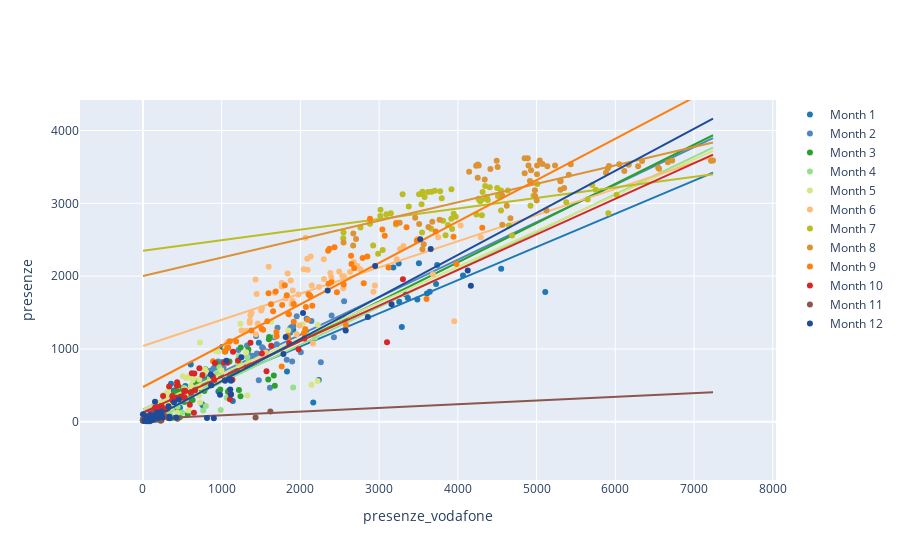
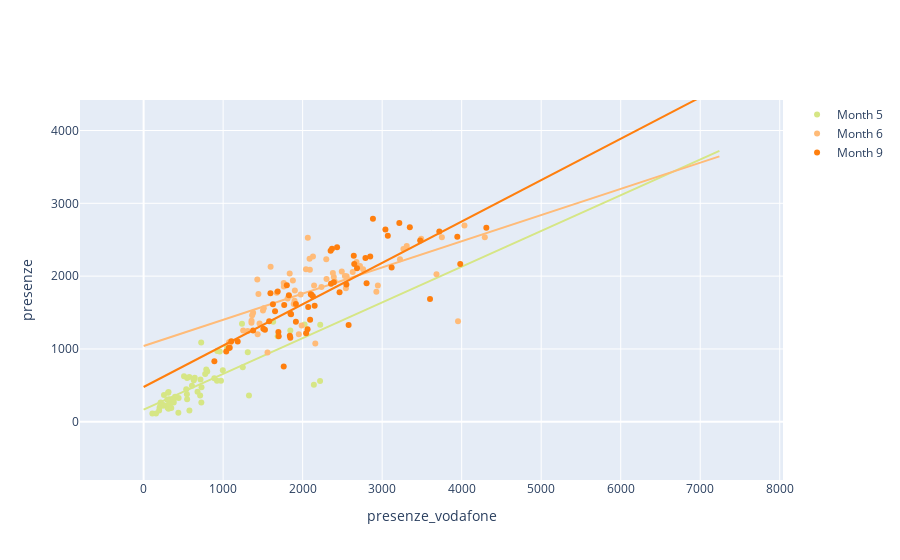
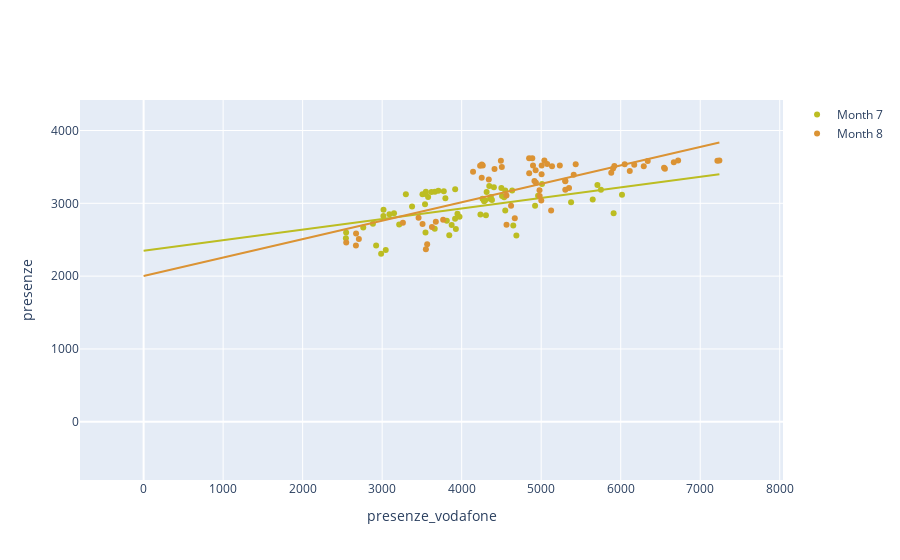

The notebook cell saved with these charts, in order:
### Code cell
month_colors = [ "black",
    "#1f77b4", "#4e88bf", "#2ca02c", "#98df8a",
    "#d6e685", "#ffbb78", "#bcbd22", "#db9334",
    "#ff7f0e", "#d62728", "#8c564b", "#1f4b99"
]

def plot_month(df, months=range(1,13)):
    fig = go.Figure()
    for m in months:
        df_month = df[df["mese"] == m]
        fig.add_trace(go.Scatter(
            x=df_month["presenze_vodafone"],
            y=df_month["presenze"],
            mode="markers",
            marker=dict(color=month_colors[m]),
            name=f"Month {m}"
        ))
        X = df_month["presenze_vodafone"].values.reshape(-1,1)
        y = df_month["presenze"].values.reshape(-1,1)
        reg = LinearRegression().fit(X, y)
        x0, x1 = 0, df["presenze_vodafone"].max()
        ys = reg.predict([[x0],[x1]])
        y0, y1 = ys[0,0], ys[1,0]
        fig.add_trace(go.Scatter(
            x=[x0, x1],
            y=[y0, y1],
            mode="lines",
            marker=dict(color=month_colors[m]),
            line=dict(color=month_colors[m], width=2),
            showlegend=False,
            name=f"Month {m}"
        ))
    fig.update_xaxes(
        title="presenze_vodafone",
        range=[-800, df["presenze_vodafone"].max()+800]
    )
    fig.update_yaxes(
        title="presenze",
        range=[-800, df["presenze"].max()+800]
    )
    fig.show()

plot_month(df_hidden_tourism)
plot_month(df_hidden_tourism, months=[5,6,9])
plot_month(df_hidden_tourism, months=[7,8])
